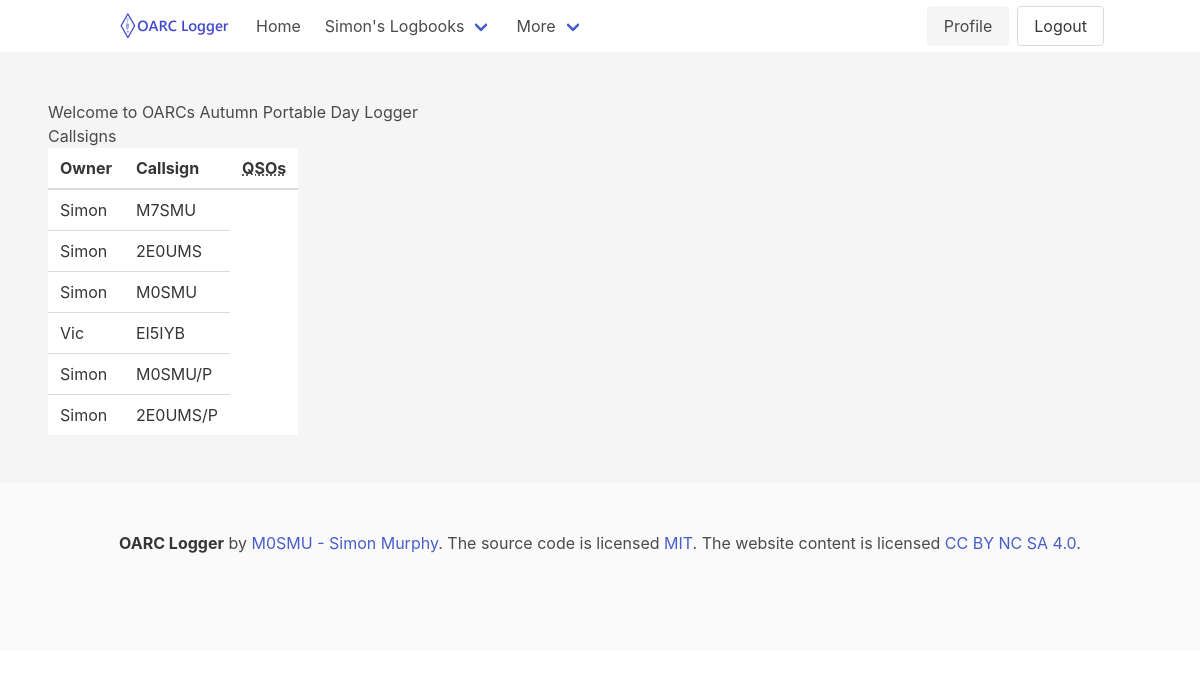
Page /callsigns/ (signed in) on the committed database.
### logger/models.py (models this page shows)
class User(UserMixin, db.Model):
    id = db.Column(db.Integer, primary_key=True) # primary keys are required by SQLAlchemy
    name = db.Column(db.String(1000), unique=True)
    email = db.Column(db.String(100), unique=True)
    password = db.Column(db.String(100))
    created_on = db.Column(db.DateTime())
    last_login = db.Column(db.DateTime())
    callsigns = db.relationship('Callsign', backref='user', lazy=True)
    events = db.relationship('Event', backref='owner', lazy=True)
    rigs = db.relationship('Rig', backref='owner', lazy=True)
    configurations = db.relationship('Configuration', backref='owner', lazy=True)
    antennas = db.relationship('Antenna', backref='owner', lazy=True)

class Callsign(db.Model):
    id = db.Column(db.Integer, primary_key=True) # primary keys are required by SQLAlchemy
    name = db.Column(db.String(1000), unique=True)
    user_id = db.Column(db.Integer, db.ForeignKey('user.id'), nullable=False)
    primary = db.Column(db.Boolean, default=False)

### logger/callsigns/views.py (the view)
@callsigns.route("/")
@login_required
def index():
    callsignlist = Callsign.query.all()
    return render_template('callsignindex.html', callsigns=callsignlist)

### logger/templates/callsignindex.html
{% extends 'base.html' %}
{% block content %}
    <h1>{% block title %} Welcome to OARCs Autumn Portable Day Logger {% endblock %}</h1>
    <h2>Callsigns</h2>
    <table class="table">
        <thead>
            <tr>
                <th>Owner</th>
                <th>Callsign</th>
                <th><abbr title="Number of QSOs">QSOs</abbr></th>
            </tr>
        </thead>
        <tbody>
            {% for call in callsigns %}
            <tr>
                <td><a href="{{ url_for ('users.profile', user=call.user['name']) }}"">{{ call.user.name }}</a></td>
                <td>{{ call.name }}</td>
            </tr>
            {% else %}
            No Callsigns
            {% endfor %}
        </tbody>
    </table>
    {% endblock %}

### logger/templates/base.html (shortened to what this page needs)
<!DOCTYPE html>
<html>
<head>
    <link rel="stylesheet" href="https://cdn.jsdelivr.net/npm/bulma@0.9.4/css/bulma.min.css" />
    <link rel="stylesheet" href="https://cdn.jsdelivr.net/npm/@mdi/font@6.5.95/css/materialdesignicons.min.css" />
</head>
<body>
    <nav class="navbar">
        <div class="container">
            <div class="navbar-brand">
                <a class="navbar-item" href="https://oarc.uk">
                    <img src="{{ url_for('static', filename='OARCLogger.png') }}" width="112" height="28">
                </a>
            </div>
            <div id="navbarMenuHeroA" class="navbar-menu">
                <div id="navbarBasicExample" class="navbar-menu">
                    <div class="navbar-start">
                        <a href="{{ url_for('users.index') }}" class="navbar-item">
                            Home
                        </a>
                        {% if current_user.is_authenticated %}
                        <div class="navbar-item has-dropdown is-hoverable">
                            <a class="navbar-link">
                            {{ current_user.name }}'s Logbooks
                            </a>
                        </div>
                        {% endif %}
                        <div class="navbar-item has-dropdown is-hoverable">
                            <a class="navbar-link">
                            More
                            </a>
                        </div>
                    </div>
                <div class="navbar-end">
                    <div class="buttons">
                        {% if current_user.is_authenticated %}
                        <a href="{{ url_for('users.profile', user=current_user.name) }}" class="button is-light">
                            Profile
                        </a>
                        {% endif %}
                        {% if current_user.is_authenticated %}
                        <a href="{{ url_for('users.logout') }}" class="button">
                            Logout
                        </a>
                    {% endif %}
                </div>
            </div>
        </div>
    </nav>
    <section class="hero {% block hero %}is-light{% endblock %}">
        <div class="hero-body">
            {% block content %}
            {% endblock %}
        </div>
    </section>
</body>
<footer class="footer">
    <div class="content has-text-centered">
      <p>
        <strong>OARC Logger</strong> by <a href="https://qrz.com/db/M0SMU">M0SMU - Simon Murphy</a>. The source code is licensed
        <a href="http://opensource.org/licenses/mit-license.php">MIT</a>. The website content
        is licensed <a href="http://creativecommons.org/licenses/by-nc-sa/4.0/">CC BY NC SA 4.0</a>.
      </p>
    </div>
  </footer>
</html>

### rows in the picture
User: name "Simon"
Callsign: user.name "Simon", name "M7SMU"
Callsign: user.name "Simon", name "2E0UMS"
Callsign: user.name "Simon", name "M0SMU"
Callsign: user.name "Vic", name "EI5IYB"
Callsign: user.name "Simon", name "M0SMU/P"
Callsign: user.name "Simon", name "2E0UMS/P"
